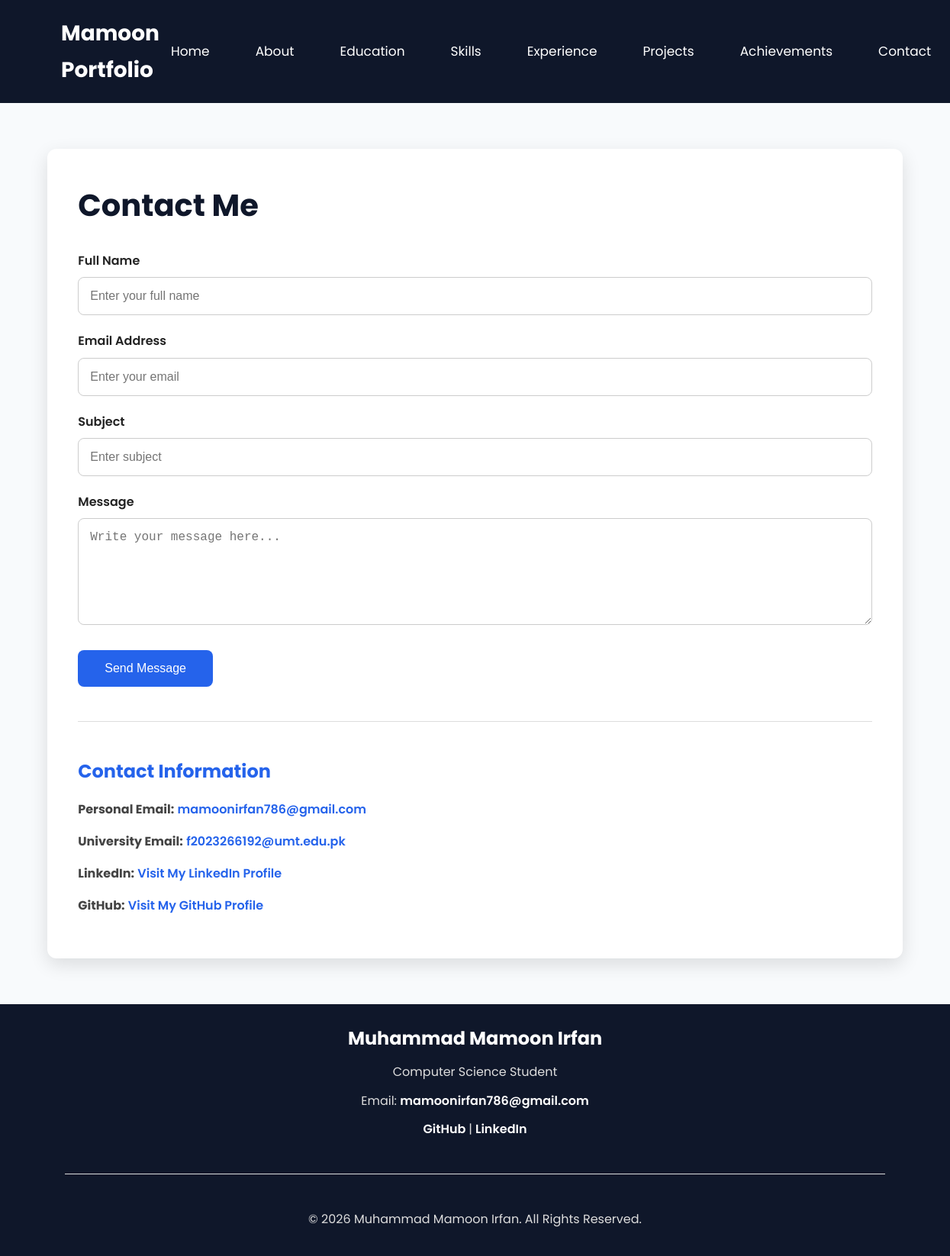
Page /contact/ on the committed database.
### bio/models.py (models this page shows, shortened)
class Bio(models.Model):
    name = models.CharField(max_length=100)
    job_title = models.CharField(max_length=100)
    profile_picture = models.ImageField(upload_to="profile/")
    description = models.TextField()
    career_objective = models.TextField()
    degree = models.CharField(max_length=100)
    university = models.CharField(max_length=200)
    country = models.CharField(max_length=100)
    email = models.EmailField()
    university_email = models.EmailField()
    phone = models.CharField(max_length=20, blank=True)
    github = models.URLField()
    linkedin = models.URLField()
    resume = models.FileField(upload_to="resume/")

### bio/views.py (the view, shortened to what this page needs)
# urls.py: path('contact/', views.contact, name='contact'),
def contact(request):
    bio = Bio.objects.first()
    return render(request, "contact.html", {
        "bio": bio
    })

### templates/contact.html (shortened to what this page needs)
{% load static %}
<!DOCTYPE html>
<html lang="en">
<head>
    <link rel="stylesheet" href="{% static 'css/style.css' %}">
</head>
<body>
<header>
    <div class="logo">
        <h2>Mamoon Portfolio</h2>
    </div>
    <nav>
        <ul>
            <li><a href="{% url 'home' %}">Home</a></li>
            <li><a href="{% url 'about' %}">About</a></li>
            <li><a href="{% url 'education' %}">Education</a></li>
            <li><a href="{% url 'skills' %}">Skills</a></li>
            <li><a href="{% url 'experience' %}">Experience</a></li>
            <li><a href="{% url 'projects' %}">Projects</a></li>
            <li><a href="{% url 'achievements' %}">Achievements</a></li>
            <li><a href="{% url 'contact' %}">Contact</a></li>
        </ul>
    </nav>
</header>
<main>
<section class="page">
<h1>Contact Me</h1>
<form method="POST">
<label for="name">Full Name</label>
<input
type="text"
id="name"
name="name"
placeholder="Enter your full name"
required
>
<label for="email">Email Address</label>
<input
type="email"
id="email"
name="email"
placeholder="Enter your email"
required
>
<label for="subject">Subject</label>
<input
type="text"
id="subject"
name="subject"
placeholder="Enter subject"
required
>
<label for="message">Message</label>
<textarea
id="message"
name="message"
rows="6"
placeholder="Write your message here..."
required
></textarea>
<button type="submit">Send Message</button>
</form>
<hr>
<h2>Contact Information</h2>
<p>
<strong>Personal Email:</strong>
<a href="mailto:{{ bio.email }}">
{{ bio.email }}
</a>
</p>
<p>
<strong>University Email:</strong>
<a href="mailto:{{ bio.university_email }}">
{{ bio.university_email }}
</a>
</p>
<p>
<strong>LinkedIn:</strong>
<a href="{{ bio.linkedin }}" target="_blank">
Visit My LinkedIn Profile
</a>
</p>
<p>
<strong>GitHub:</strong>
<a href="{{ bio.github }}" target="_blank">
Visit My GitHub Profile
</a>
</p>
</section>
</main>
<footer>
    <div class="footer-content">
        <h2>{{ bio.name }}</h2>
        <p>
            {{ bio.job_title }}
        </p>
        <p>
            Email:
            <a href="mailto:{{ bio.email }}">
                {{ bio.email }}
            </a>
        </p>
        <p>
            <a href="{{ bio.github }}"
               target="_blank"
               rel="noopener noreferrer">
                GitHub
            </a>
            |
            <a href="{{ bio.linkedin }}"
               target="_blank"
               rel="noopener noreferrer">
                LinkedIn
            </a>
        </p>
        <hr>
        <p>
            &copy; 2026 {{ bio.name }}.
            All Rights Reserved.
        </p>
    </div>
</footer>
</body>
</html>

### static/css/style.css (style rules this page uses)
:root { --primary:#0f172a; --secondary:#2563eb; --white:#ffffff; --light:#f8fafc; --gray:#64748b; --shadow:0 8px 25px rgba(0,0,0,.12); }
* { margin:0; padding:0; box-sizing:border-box; }
body { font-family:'Poppins',sans-serif; background:var(--light); color:#222; line-height:1.7; }
a { text-decoration:none; }
ul { list-style:none; }
header { background:var(--primary); display:flex; justify-content:space-between; align-items:center; padding:20px 80px; position:sticky; top:0; z-index:1000; }
.logo h2 { color:white; font-size:28px; font-weight:700; }
nav ul { display:flex; gap:30px; }
nav ul li a { color:white; font-size:17px; transition:.3s; padding:8px 15px; border-radius:5px; }
.page { width:90%; margin:60px auto; background:white; padding:40px; border-radius:12px; box-shadow:var(--shadow); }
.page h1 { color:var(--primary); margin-bottom:25px; font-size:40px; }
.page h2 { color:var(--secondary); margin-top:25px; margin-bottom:15px; }
.page p { margin-bottom:15px; color:#444; text-align:justify; }
hr { margin:30px 0; border:none; height:1px; background:#ddd; }
form { margin-top:25px; }
label { display:block; margin-top:20px; margin-bottom:8px; font-weight:600; }
input, textarea { width:100%; padding:15px; border:1px solid #ccc; border-radius:8px; font-size:16px; outline:none; transition:.3s; }
button { margin-top:25px; background:var(--secondary); color:white; border:none; padding:15px 35px; border-radius:8px; cursor:pointer; font-size:16px; transition:.3s; }
footer { background:var(--primary); color:white; text-align:center; padding:25px; margin-top:60px; }
.page a:not(.btn) { color:#2563eb; font-weight:600; }
hr { margin:45px 0; border:none; border-top:1px solid #ddd; }
.footer-content { width:90%; margin:auto; text-align:center; }
.footer-content h2 { color:white; margin-bottom:10px; }
.footer-content p { color:#ddd; margin-bottom:10px; }
.footer-content a { color:white; font-weight:600; }

### rows in the picture
Bio: email "mamoonirfan786@gmail.com", university_email "f2023266192@umt.edu.pk", name "Muhammad Mamoon Irfan", job_title "Computer Science Student"
